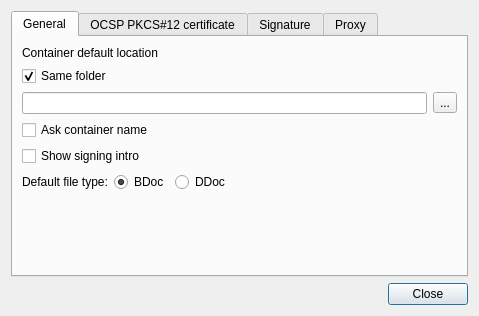
<?xml version="1.0" encoding="UTF-8"?>
<ui version="4.0">
 <class>SettingsDialog</class>
 <widget class="QDialog" name="SettingsDialog">
  <property name="geometry">
   <rect>
    <x>0</x>
    <y>0</y>
    <width>464</width>
    <height>316</height>
   </rect>
  </property>
  <property name="windowTitle">
   <string>Settings</string>
  </property>
  <layout class="QVBoxLayout" name="SettingsDialogLayout">
   <item>
    <widget class="QTabWidget" name="tabWidget">
     <property name="currentIndex">
      <number>0</number>
     </property>
     <widget class="QWidget" name="tabGeneral">
      <attribute name="title">
       <string>General</string>
      </attribute>
      <layout class="QVBoxLayout" name="tabGeneralLayout">
       <item>
        <widget class="QLabel" name="label">
         <property name="text">
          <string>Container default location</string>
         </property>
        </widget>
       </item>
       <item>
        <widget class="QCheckBox" name="defaultSameDir">
         <property name="text">
          <string>Same folder</string>
         </property>
         <property name="checked">
          <bool>true</bool>
         </property>
        </widget>
       </item>
       <item>
        <layout class="QHBoxLayout" name="defaultDirLayout">
         <item>
          <widget class="QLineEdit" name="defaultDir">
           <property name="readOnly">
            <bool>true</bool>
           </property>
          </widget>
         </item>
         <item>
          <widget class="QToolButton" name="selectDefaultDir">
           <property name="text">
            <string>...</string>
           </property>
          </widget>
         </item>
        </layout>
       </item>
       <item>
        <widget class="QCheckBox" name="askSaveAs">
         <property name="text">
          <string>Ask container name</string>
         </property>
        </widget>
       </item>
       <item>
        <widget class="QCheckBox" name="showIntro">
         <property name="text">
          <string>Show signing intro</string>
         </property>
        </widget>
       </item>
       <item>
        <layout class="QHBoxLayout" name="typeLayout">
         <item>
          <widget class="QLabel" name="typeLabel">
           <property name="text">
            <string>Default file type:</string>
           </property>
          </widget>
         </item>
         <item>
          <widget class="QRadioButton" name="typeBDoc">
           <property name="text">
            <string notr="true">BDoc</string>
           </property>
           <property name="checked">
            <bool>true</bool>
           </property>
          </widget>
         </item>
         <item>
          <widget class="QRadioButton" name="typeDDoc">
           <property name="text">
            <string notr="true">DDoc</string>
           </property>
          </widget>
         </item>
         <item>
          <spacer name="typeSpacer">
           <property name="orientation">
            <enum>Qt::Horizontal</enum>
           </property>
           <property name="sizeHint" stdset="0">
            <size>
             <width>40</width>
             <height>20</height>
            </size>
           </property>
          </spacer>
         </item>
        </layout>
       </item>
       <item>
        <spacer name="tabGeneralSpacer">
         <property name="orientation">
          <enum>Qt::Vertical</enum>
         </property>
         <property name="sizeHint" stdset="0">
          <size>
           <width>20</width>
           <height>40</height>
          </size>
         </property>
        </spacer>
       </item>
      </layout>
     </widget>
     <widget class="QWidget" name="tabPKCS12">
      <attribute name="title">
       <string>OCSP PKCS#12 certificate</string>
      </attribute>
      <layout class="QGridLayout" name="tabPKCS12Layout">
       <item row="0" column="0">
        <widget class="QLabel" name="p12CertLabel">
         <property name="text">
          <string>Certificate</string>
         </property>
        </widget>
       </item>
       <item row="0" column="1">
        <layout class="QHBoxLayout" name="p12Layout">
         <item>
          <widget class="QLineEdit" name="p12Cert"/>
         </item>
         <item>
          <widget class="QToolButton" name="p12Button">
           <property name="text">
            <string>...</string>
           </property>
          </widget>
         </item>
        </layout>
       </item>
       <item row="1" column="0">
        <widget class="QLabel" name="p12PassLabel">
         <property name="text">
          <string>Password</string>
         </property>
        </widget>
       </item>
       <item row="1" column="1">
        <widget class="QLineEdit" name="p12Pass">
         <property name="echoMode">
          <enum>QLineEdit::Password</enum>
         </property>
        </widget>
       </item>
       <item row="2" column="1">
        <spacer name="tabPKCS12Spacer">
         <property name="orientation">
          <enum>Qt::Vertical</enum>
         </property>
         <property name="sizeHint" stdset="0">
          <size>
           <width>20</width>
           <height>153</height>
          </size>
         </property>
        </spacer>
       </item>
      </layout>
     </widget>
     <widget class="QWidget" name="tabSignature">
      <attribute name="title">
       <string>Signature</string>
      </attribute>
      <layout class="QGridLayout" name="tabSignatureLayout">
       <item row="0" column="0">
        <widget class="QLabel" name="signRoleLabel">
         <property name="text">
          <string>Role</string>
         </property>
        </widget>
       </item>
       <item row="0" column="1">
        <widget class="QLineEdit" name="signRoleInput"/>
       </item>
       <item row="1" column="0">
        <widget class="QLabel" name="signResolutionLabel">
         <property name="text">
          <string>Resolution</string>
         </property>
        </widget>
       </item>
       <item row="1" column="1">
        <widget class="QLineEdit" name="signResolutionInput"/>
       </item>
       <item row="3" column="0">
        <widget class="QLabel" name="signCityLabel">
         <property name="text">
          <string>City</string>
         </property>
        </widget>
       </item>
       <item row="2" column="1">
        <spacer name="signLocationSpacer">
         <property name="orientation">
          <enum>Qt::Vertical</enum>
         </property>
         <property name="sizeType">
          <enum>QSizePolicy::Fixed</enum>
         </property>
         <property name="sizeHint" stdset="0">
          <size>
           <width>20</width>
           <height>10</height>
          </size>
         </property>
        </spacer>
       </item>
       <item row="3" column="1">
        <widget class="QLineEdit" name="signCityInput"/>
       </item>
       <item row="4" column="0">
        <widget class="QLabel" name="signStateLabel">
         <property name="text">
          <string>State</string>
         </property>
        </widget>
       </item>
       <item row="4" column="1">
        <widget class="QLineEdit" name="signStateInput"/>
       </item>
       <item row="5" column="0">
        <widget class="QLabel" name="signCountryLabel">
         <property name="text">
          <string>Country</string>
         </property>
        </widget>
       </item>
       <item row="5" column="1">
        <widget class="QLineEdit" name="signCountryInput"/>
       </item>
       <item row="6" column="0">
        <widget class="QLabel" name="signZipLabel">
         <property name="text">
          <string>Zip</string>
         </property>
        </widget>
       </item>
       <item row="6" column="1">
        <widget class="QLineEdit" name="signZipInput"/>
       </item>
       <item row="7" column="0" colspan="2">
        <widget class="QCheckBox" name="signOverwrite">
         <property name="text">
          <string>Save last insert role and resolution</string>
         </property>
        </widget>
       </item>
       <item row="8" column="0">
        <spacer name="tabSignatureSpacer">
         <property name="orientation">
          <enum>Qt::Vertical</enum>
         </property>
         <property name="sizeHint" stdset="0">
          <size>
           <width>20</width>
           <height>40</height>
          </size>
         </property>
        </spacer>
       </item>
      </layout>
     </widget>
     <widget class="QWidget" name="tabProxy">
      <attribute name="title">
       <string>Proxy</string>
      </attribute>
      <layout class="QGridLayout" name="tabProxyLayout">
       <item row="0" column="0">
        <widget class="QLabel" name="proxyHostLabel">
         <property name="text">
          <string>Host</string>
         </property>
        </widget>
       </item>
       <item row="0" column="1">
        <widget class="QLineEdit" name="proxyHost"/>
       </item>
       <item row="1" column="0">
        <widget class="QLabel" name="proxyPortLabel">
         <property name="text">
          <string>Port</string>
         </property>
        </widget>
       </item>
       <item row="1" column="1">
        <widget class="QLineEdit" name="proxyPort"/>
       </item>
       <item row="4" column="1">
        <spacer name="tabProxySpacer">
         <property name="orientation">
          <enum>Qt::Vertical</enum>
         </property>
         <property name="sizeHint" stdset="0">
          <size>
           <width>373</width>
           <height>40</height>
          </size>
         </property>
        </spacer>
       </item>
       <item row="2" column="1">
        <widget class="QLineEdit" name="proxyUser"/>
       </item>
       <item row="3" column="1">
        <widget class="QLineEdit" name="proxyPass"/>
       </item>
       <item row="2" column="0">
        <widget class="QLabel" name="proxyUserLabel">
         <property name="text">
          <string>Username</string>
         </property>
        </widget>
       </item>
       <item row="3" column="0">
        <widget class="QLabel" name="proxyPassLabel">
         <property name="text">
          <string>Password</string>
         </property>
        </widget>
       </item>
      </layout>
     </widget>
    </widget>
   </item>
   <item>
    <widget class="QDialogButtonBox" name="buttonBox">
     <property name="standardButtons">
      <set>QDialogButtonBox::Close</set>
     </property>
    </widget>
   </item>
  </layout>
 </widget>
 <tabstops>
  <tabstop>defaultDir</tabstop>
  <tabstop>selectDefaultDir</tabstop>
  <tabstop>signRoleInput</tabstop>
  <tabstop>signResolutionInput</tabstop>
  <tabstop>signCityInput</tabstop>
  <tabstop>signStateInput</tabstop>
  <tabstop>signCountryInput</tabstop>
  <tabstop>signZipInput</tabstop>
  <tabstop>signOverwrite</tabstop>
 </tabstops>
 <resources/>
 <connections>
  <connection>
   <sender>showIntro</sender>
   <signal>clicked()</signal>
   <receiver>SettingsDialog</receiver>
   <slot>save()</slot>
   <hints>
    <hint type="sourcelabel">
     <x>219</x>
     <y>131</y>
    </hint>
    <hint type="destinationlabel">
     <x>217</x>
     <y>188</y>
    </hint>
   </hints>
  </connection>
  <connection>
   <sender>signRoleInput</sender>
   <signal>editingFinished()</signal>
   <receiver>SettingsDialog</receiver>
   <slot>save()</slot>
   <hints>
    <hint type="sourcelabel">
     <x>214</x>
     <y>199</y>
    </hint>
    <hint type="destinationlabel">
     <x>217</x>
     <y>188</y>
    </hint>
   </hints>
  </connection>
  <connection>
   <sender>signResolutionInput</sender>
   <signal>editingFinished()</signal>
   <receiver>SettingsDialog</receiver>
   <slot>save()</slot>
   <hints>
    <hint type="sourcelabel">
     <x>214</x>
     <y>219</y>
    </hint>
    <hint type="destinationlabel">
     <x>217</x>
     <y>188</y>
    </hint>
   </hints>
  </connection>
  <connection>
   <sender>signCityInput</sender>
   <signal>editingFinished()</signal>
   <receiver>SettingsDialog</receiver>
   <slot>save()</slot>
   <hints>
    <hint type="sourcelabel">
     <x>214</x>
     <y>259</y>
    </hint>
    <hint type="destinationlabel">
     <x>217</x>
     <y>188</y>
    </hint>
   </hints>
  </connection>
  <connection>
   <sender>signStateInput</sender>
   <signal>editingFinished()</signal>
   <receiver>SettingsDialog</receiver>
   <slot>save()</slot>
   <hints>
    <hint type="sourcelabel">
     <x>214</x>
     <y>279</y>
    </hint>
    <hint type="destinationlabel">
     <x>217</x>
     <y>188</y>
    </hint>
   </hints>
  </connection>
  <connection>
   <sender>signCountryInput</sender>
   <signal>editingFinished()</signal>
   <receiver>SettingsDialog</receiver>
   <slot>save()</slot>
   <hints>
    <hint type="sourcelabel">
     <x>214</x>
     <y>299</y>
    </hint>
    <hint type="destinationlabel">
     <x>217</x>
     <y>188</y>
    </hint>
   </hints>
  </connection>
  <connection>
   <sender>signZipInput</sender>
   <signal>editingFinished()</signal>
   <receiver>SettingsDialog</receiver>
   <slot>save()</slot>
   <hints>
    <hint type="sourcelabel">
     <x>214</x>
     <y>319</y>
    </hint>
    <hint type="destinationlabel">
     <x>217</x>
     <y>188</y>
    </hint>
   </hints>
  </connection>
  <connection>
   <sender>signOverwrite</sender>
   <signal>clicked()</signal>
   <receiver>SettingsDialog</receiver>
   <slot>save()</slot>
   <hints>
    <hint type="sourcelabel">
     <x>214</x>
     <y>349</y>
    </hint>
    <hint type="destinationlabel">
     <x>217</x>
     <y>188</y>
    </hint>
   </hints>
  </connection>
  <connection>
   <sender>askSaveAs</sender>
   <signal>clicked()</signal>
   <receiver>SettingsDialog</receiver>
   <slot>save()</slot>
   <hints>
    <hint type="sourcelabel">
     <x>226</x>
     <y>95</y>
    </hint>
    <hint type="destinationlabel">
     <x>226</x>
     <y>207</y>
    </hint>
   </hints>
  </connection>
  <connection>
   <sender>defaultSameDir</sender>
   <signal>clicked()</signal>
   <receiver>SettingsDialog</receiver>
   <slot>save()</slot>
   <hints>
    <hint type="sourcelabel">
     <x>226</x>
     <y>39</y>
    </hint>
    <hint type="destinationlabel">
     <x>226</x>
     <y>207</y>
    </hint>
   </hints>
  </connection>
  <connection>
   <sender>buttonBox</sender>
   <signal>clicked(QAbstractButton*)</signal>
   <receiver>SettingsDialog</receiver>
   <slot>reject()</slot>
   <hints>
    <hint type="sourcelabel">
     <x>226</x>
     <y>394</y>
    </hint>
    <hint type="destinationlabel">
     <x>226</x>
     <y>207</y>
    </hint>
   </hints>
  </connection>
  <connection>
   <sender>typeBDoc</sender>
   <signal>clicked()</signal>
   <receiver>SettingsDialog</receiver>
   <slot>save()</slot>
   <hints>
    <hint type="sourcelabel">
     <x>131</x>
     <y>148</y>
    </hint>
    <hint type="destinationlabel">
     <x>226</x>
     <y>229</y>
    </hint>
   </hints>
  </connection>
  <connection>
   <sender>typeDDoc</sender>
   <signal>clicked()</signal>
   <receiver>SettingsDialog</receiver>
   <slot>save()</slot>
   <hints>
    <hint type="sourcelabel">
     <x>194</x>
     <y>148</y>
    </hint>
    <hint type="destinationlabel">
     <x>226</x>
     <y>229</y>
    </hint>
   </hints>
  </connection>
  <connection>
   <sender>proxyHost</sender>
   <signal>editingFinished()</signal>
   <receiver>SettingsDialog</receiver>
   <slot>save()</slot>
   <hints>
    <hint type="sourcelabel">
     <x>249</x>
     <y>51</y>
    </hint>
    <hint type="destinationlabel">
     <x>222</x>
     <y>148</y>
    </hint>
   </hints>
  </connection>
  <connection>
   <sender>proxyPort</sender>
   <signal>editingFinished()</signal>
   <receiver>SettingsDialog</receiver>
   <slot>save()</slot>
   <hints>
    <hint type="sourcelabel">
     <x>249</x>
     <y>78</y>
    </hint>
    <hint type="destinationlabel">
     <x>222</x>
     <y>148</y>
    </hint>
   </hints>
  </connection>
  <connection>
   <sender>p12Pass</sender>
   <signal>editingFinished()</signal>
   <receiver>SettingsDialog</receiver>
   <slot>save()</slot>
   <hints>
    <hint type="sourcelabel">
     <x>242</x>
     <y>82</y>
    </hint>
    <hint type="destinationlabel">
     <x>211</x>
     <y>148</y>
    </hint>
   </hints>
  </connection>
  <connection>
   <sender>p12Cert</sender>
   <signal>editingFinished()</signal>
   <receiver>SettingsDialog</receiver>
   <slot>save()</slot>
   <hints>
    <hint type="sourcelabel">
     <x>225</x>
     <y>51</y>
    </hint>
    <hint type="destinationlabel">
     <x>211</x>
     <y>148</y>
    </hint>
   </hints>
  </connection>
  <connection>
   <sender>proxyUser</sender>
   <signal>editingFinished()</signal>
   <receiver>SettingsDialog</receiver>
   <slot>save()</slot>
   <hints>
    <hint type="sourcelabel">
     <x>267</x>
     <y>114</y>
    </hint>
    <hint type="destinationlabel">
     <x>231</x>
     <y>157</y>
    </hint>
   </hints>
  </connection>
  <connection>
   <sender>proxyPass</sender>
   <signal>editingFinished()</signal>
   <receiver>SettingsDialog</receiver>
   <slot>save()</slot>
   <hints>
    <hint type="sourcelabel">
     <x>267</x>
     <y>146</y>
    </hint>
    <hint type="destinationlabel">
     <x>231</x>
     <y>157</y>
    </hint>
   </hints>
  </connection>
 </connections>
 <slots>
  <slot>save()</slot>
 </slots>
</ui>
